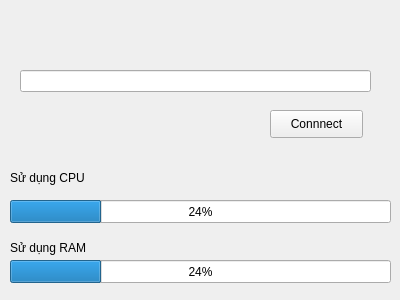
<?xml version="1.0" encoding="UTF-8"?>
<ui version="4.0">
 <class>systemclient</class>
 <widget class="QWidget" name="systemclient">
  <property name="geometry">
   <rect>
    <x>0</x>
    <y>0</y>
    <width>400</width>
    <height>300</height>
   </rect>
  </property>
  <property name="windowTitle">
   <string>Form</string>
  </property>
  <widget class="QProgressBar" name="CPUPr">
   <property name="geometry">
    <rect>
     <x>10</x>
     <y>200</y>
     <width>381</width>
     <height>23</height>
    </rect>
   </property>
   <property name="value">
    <number>24</number>
   </property>
  </widget>
  <widget class="QProgressBar" name="RAMPr">
   <property name="geometry">
    <rect>
     <x>10</x>
     <y>260</y>
     <width>381</width>
     <height>23</height>
    </rect>
   </property>
   <property name="value">
    <number>24</number>
   </property>
  </widget>
  <widget class="QLineEdit" name="lineInput">
   <property name="geometry">
    <rect>
     <x>20</x>
     <y>70</y>
     <width>351</width>
     <height>22</height>
    </rect>
   </property>
  </widget>
  <widget class="QPushButton" name="btnConnect">
   <property name="geometry">
    <rect>
     <x>270</x>
     <y>110</y>
     <width>93</width>
     <height>28</height>
    </rect>
   </property>
   <property name="text">
    <string>Connnect</string>
   </property>
  </widget>
  <widget class="QLabel" name="label">
   <property name="geometry">
    <rect>
     <x>10</x>
     <y>170</y>
     <width>141</width>
     <height>16</height>
    </rect>
   </property>
   <property name="text">
    <string>Sử dụng CPU</string>
   </property>
  </widget>
  <widget class="QLabel" name="label_2">
   <property name="geometry">
    <rect>
     <x>10</x>
     <y>240</y>
     <width>141</width>
     <height>16</height>
    </rect>
   </property>
   <property name="text">
    <string>Sử dụng RAM</string>
   </property>
  </widget>
 </widget>
 <resources/>
 <connections/>
</ui>
